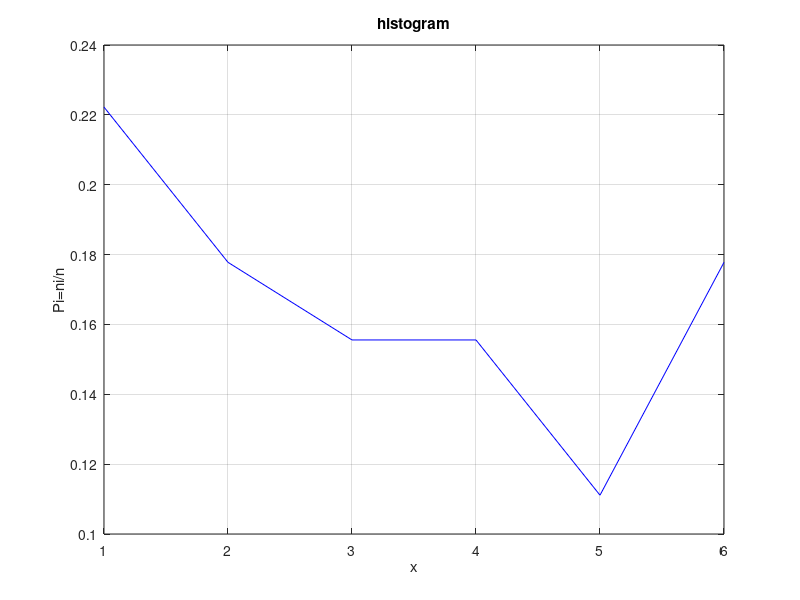

The MATLAB script that drew this image:
function testzgody
% Statystyka - test zgodnosci chi-kwadrat
%
tabchi2=[
%l.st.swobody   0.10        0.05     0.02        0.01
1               2.7055      3.8415   5.4119     6.6349
2               4.6052      5.9915   7.8240      9.2103
3               6.2514      7.8147   9.8374       11.3449
4               7.7794      9.4877   11.6678    13.2767
5               9.2364      11.0705  13.3882     15.0863
6               10.6446     12.5916  15.0332    16.8119
7               12.0170     14.0671  16.6224    18.4753
8               13.3616     15.5073  18.1682     20.0902
9               14.6837     16.9190  19.6790     21.6660
10              15.9872     18.3070  21.1608     23.2093 
];
talfa=[0    0.10    0.05    0.02    0.01];
%
fprintf('\n\n\n *******************  Lista 6 zad. 1 **********************');
fprintf('\n%% W celu sprawdzenia, czy kostka jest rzetelna (symetryczna)');
fprintf('\n%% wykonano 120 rzutow kostka i otrzymano wyniki zestawionow tabeli:');
fprintf('\n%% liczba oczek:     1    2   3   4   5   6');
fprintf('\n%% liczba rzutow:    11  30  14  10  33  32');
fprintf('\n%% Na poziomie istotnosci alfa=0.05 zweryfikowac hipoteze, ze kostka jest symetryczna.');
alfa=0.05

pomiary=[
%zmienna    ni  
1           11
2           30
3           14
4           10
5           33
6           22
];
[k,kk]=size(pomiary)
n=sum(pomiary(:,2))
xi=pomiary(:,1);
ni=pomiary(:,2);
Pi=ni/n;
xsr=sum(xi.*ni)/n;
dx2=(xi-xsr).^2.*ni;
s2=sum(dx2)/(n-1);
s=sqrt(s2);
xsr,s

Poi=[1/6; 1/6; 1/6; 1/6; 1/6; 1/6];
dPiPoi2=(Pi-Poi).^2;
dPiPoi2przezPoi=dPiPoi2./Poi;
Pi,Poi,
dPiPoi2, dPiPoi2przezPoi


fprintf('\n Lp        xd      xg        xi   ni Pi=ni/n  Poi (Pi-Poi)^2  (Pi-Poi)^2/Poi');
for i =1: k
    fprintf('\n %2d   %8.2f %8.2f %9.3f %4d %5.3f  %5.3f %9.5f     %9.5f',...
        i,pomiary(i,1), pomiary(i,1), xi(i), ni(i), Pi(i), Poi(i), dPiPoi2(i), dPiPoi2przezPoi(i) );
end
suma=sum(dPiPoi2przezPoi);
fprintf('\n                                                            suma = %8.5f',suma);
T=n*suma;

fprintf('\n statystyka T = n*suma = %d * %f =  %8.2f \n',n,suma,T);

ialfa=[];
ialfa=find(talfa==alfa)
fprintf('\n liczba klas k = %d\n ',k);
s=0; % do obliczenia Pi nie wyznaczano zadnych parametrow rozkladu
fprintf('\n liczba parametrow rozkladu potrzebnych do wyznaczenia Pi s=%d',s);
df=k-1-s;
fprintf('\n liczba stopni swobody df=k-1-s=%d-%d-%d=%d',k,1,s,df);
chi2alfa=tabchi2(df,ialfa);
fprintf('\n dla alfa=%f i liczby stopni swobody df=k-1-s = %d',alfa,df);
fprintf('\n z tablic chi2 odczytano kwantyl chi2(alfa,df)=%f\n',chi2alfa);


if T<=chi2alfa
    fprintf('\n Ho: Fo=N(m,sigma) - przyjeta,');
    fprintf('\n poniewaz T=%f  <  chi2alfa=%f',T,chi2alfa);
else
    fprintf('\n Ho: Fo=N(m,sigma) - odrzucona,');
    fprintf('\n poniewaz T=%f  >  chi2alfa=%f',T,chi2alfa);
end
plot(xi,Pi,'-b'); title('histogram');
xlabel('x'); ylabel('Pi=ni/n'); grid on;
fprintf('\n\nDalej? ENTER'); pause;
close;
fprintf('\n*******************  Lista 6 zad. 1 **********************\n\n\n');



fprintf('\n\n\n *******************  Lista 6 zad. 2 **********************');
fprintf('\n%% W fabryce zaobserwowano rozklad absencji w tygodniu,');
fprintf('\n%% w wylosowanej probie 900 pracownikow z absencja, jak w tabeli:');
fprintf('\n%% liczba oczek:     1    2   3   4   5  6');
fprintf('\n%% liczba rzutow:   200 160  140 140 100 160');
fprintf('\n%% Na poziomie istotnosci alfa=0.05 zweryfikowac hipoteze, absencja jest jednakowa w kazdym dniu tygodnia.');
alfa=0.05
fprintf('\n\n Zweryfikowac hipoteze normalnosci rozkladu N(m,sigma) na poziomie istotnosci alfa = %f\n',alfa);
pomiary=[
%zmienna    ni  
1           200
2           160
3           140
4           140
5           100
6           160
];
[k,kk]=size(pomiary)
n=sum(pomiary(:,2))
xi=pomiary(:,1);
ni=pomiary(:,2);
Pi=ni/n;
xsr=sum(xi.*ni)/n;
dx2=(xi-xsr).^2.*ni;
s2=sum(dx2)/(n-1);
s=sqrt(s2);
xsr,s

Poi=[1/6; 1/6; 1/6; 1/6; 1/6; 1/6];
dPiPoi2=(Pi-Poi).^2;
dPiPoi2przezPoi=dPiPoi2./Poi;
Pi,Poi,
dPiPoi2, dPiPoi2przezPoi


fprintf('\n Lp        xd      xg        xi   ni Pi=ni/n  Poi (Pi-Poi)^2  (Pi-Poi)^2/Poi');
for i =1: k
    fprintf('\n %2d   %8.2f %8.2f %9.3f %4d %5.3f  %5.3f %9.5f     %9.5f',...
        i,pomiary(i,1), pomiary(i,1), xi(i), ni(i), Pi(i), Poi(i), dPiPoi2(i), dPiPoi2przezPoi(i) );
end
suma=sum(dPiPoi2przezPoi);
fprintf('\n                                                            suma = %8.5f',suma);
T=n*suma;

fprintf('\n statystyka T = n*suma = %d * %f =  %8.2f \n',n,suma,T);

ialfa=[];
ialfa=find(talfa==alfa)
fprintf('\n liczba klas k = %d\n ',k);
s=0; % do obliczenia Pi nie wyznaczano zadnych parametrow rozkladu
fprintf('\n liczba parametrow rozkladu potrzebnych do wyznaczenia Pi s=%d',s);
df=k-1-s;
fprintf('\n liczba stopni swobody df=k-1-s=%d-%d-%d=%d',k,1,s,df);
chi2alfa=tabchi2(df,ialfa);
fprintf('\n dla alfa=%f i liczby stopni swobody df=k-1-s = %d',alfa,df);
fprintf('\n z tablic chi2 odczytano kwantyl chi2(alfa,df)=%f\n',chi2alfa);


if T<=chi2alfa
    fprintf('\n Ho: Fo=N(m,sigma) - przyjeta,');
    fprintf('\n poniewaz T=%f  <  chi2alfa=%f',T,chi2alfa);
else
    fprintf('\n Ho: Fo=N(m,sigma) - odrzucona,');
    fprintf('\n poniewaz T=%f  >  chi2alfa=%f',T,chi2alfa);
end
plot(xi,Pi,'-b'); title('histogram');
xlabel('x'); ylabel('Pi=ni/n'); grid on;
fprintf('\n\nDalej? ENTER'); pause;
close;
fprintf('\n*******************  Lista 6 zad. 2 **********************\n\n\n');




return